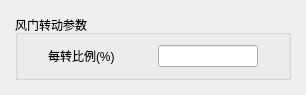
<?xml version="1.0" encoding="UTF-8"?>
<ui version="4.0">
 <class>valve_form</class>
 <widget class="QWidget" name="valve_form">
  <property name="geometry">
   <rect>
    <x>0</x>
    <y>0</y>
    <width>302</width>
    <height>90</height>
   </rect>
  </property>
  <property name="windowTitle">
   <string>风门参数设置</string>
  </property>
  <layout class="QVBoxLayout" name="verticalLayout">
   <property name="spacing">
    <number>15</number>
   </property>
   <property name="leftMargin">
    <number>15</number>
   </property>
   <property name="topMargin">
    <number>15</number>
   </property>
   <property name="rightMargin">
    <number>15</number>
   </property>
   <property name="bottomMargin">
    <number>15</number>
   </property>
   <item>
    <widget class="QGroupBox" name="valve_c">
     <property name="title">
      <string>风门转动参数</string>
     </property>
     <layout class="QGridLayout" name="gridLayout_4">
      <property name="leftMargin">
       <number>30</number>
      </property>
      <property name="topMargin">
       <number>10</number>
      </property>
      <property name="rightMargin">
       <number>30</number>
      </property>
      <property name="bottomMargin">
       <number>10</number>
      </property>
      <property name="horizontalSpacing">
       <number>30</number>
      </property>
      <property name="verticalSpacing">
       <number>15</number>
      </property>
      <item row="0" column="0">
       <widget class="QLabel" name="valve_rp_label">
        <property name="minimumSize">
         <size>
          <width>80</width>
          <height>0</height>
         </size>
        </property>
        <property name="maximumSize">
         <size>
          <width>80</width>
          <height>16777215</height>
         </size>
        </property>
        <property name="text">
         <string>每转比例(%)</string>
        </property>
        <property name="buddy">
         <cstring>valve_rp_edit</cstring>
        </property>
       </widget>
      </item>
      <item row="0" column="1">
       <widget class="QLineEdit" name="valve_rp_edit">
        <property name="minimumSize">
         <size>
          <width>100</width>
          <height>22</height>
         </size>
        </property>
        <property name="maximumSize">
         <size>
          <width>100</width>
          <height>22</height>
         </size>
        </property>
       </widget>
      </item>
     </layout>
    </widget>
   </item>
  </layout>
 </widget>
 <resources/>
 <connections/>
</ui>
